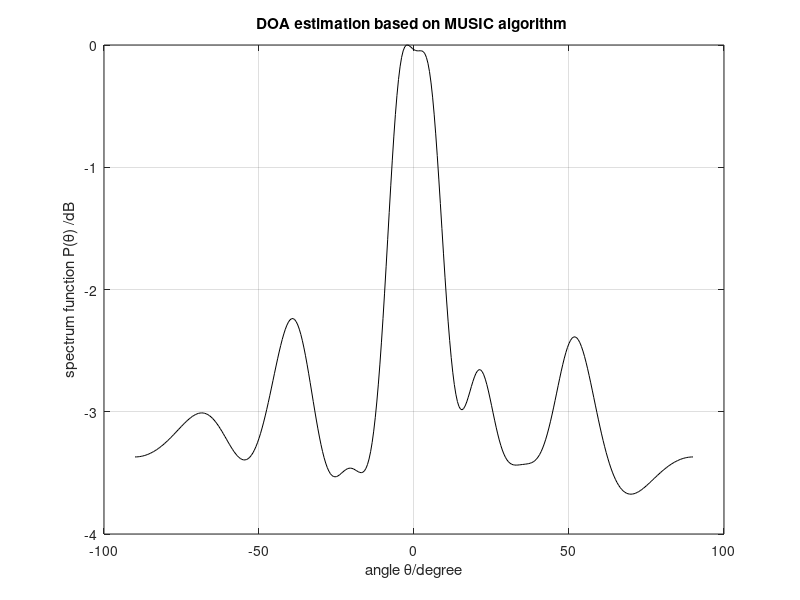

This figure's MATLAB source:

% ==================MUSIC DOA algorithm======================
%By Honghao Tang
clc
clear all
format long %The data show that as long shaping scientific
doa=[-4 4]/180*pi; %Direction of arrival
N=200;%Snapshots
w=[pi/3 pi/3]';%Frequency of the envelope signal, slow changing
M=10;%Number of array elements
P=length(w); %The number of signal
lambda=150;%Wavelength
d=lambda/2;%Element spacing
snr=20;%SNR
D=zeros(P,M); %To creat a matrix with P row and M column
for k=1:P
D(k,:)=exp(-j*2*pi*d*sin(doa(k))/lambda*[0:M-1]); %Assignment matrix
end
D=D';
xx=2*exp(j*(w*[1:N])); %Simulate signal
% xx=2*exp(j*(w*[1.01:N+0.01])) shduld be a sgnal that is correlated to xx
x=D*xx;
x=x+awgn(x,snr);%Insert Gaussian white noise
R=x*x'; %Data covarivance matrix
[N,V]=eig(R); %Find the eigenvalues and eigenvectors of R
NN=N(:,1:M-P); %Estimate noise subspace
theta=-90:0.5:90; %Peak search
for ii=1:length(theta)
SS=zeros(1,length(M));
for jj=0:M-1
SS(1+jj)=exp(-j*2*jj*pi*d*sin(theta(ii)/180*pi)/lambda);
end
PP=SS*NN*NN'*SS';
Pmusic(ii)=abs(1/ PP);
end
Pmusic=10*log10(Pmusic/max(Pmusic)); %Spatial spectrum function
plot(theta,Pmusic,'-k')
xlabel('angle \theta/degree')
ylabel('spectrum function P(\theta) /dB')
title('DOA estimation based on MUSIC algorithm ')
grid on